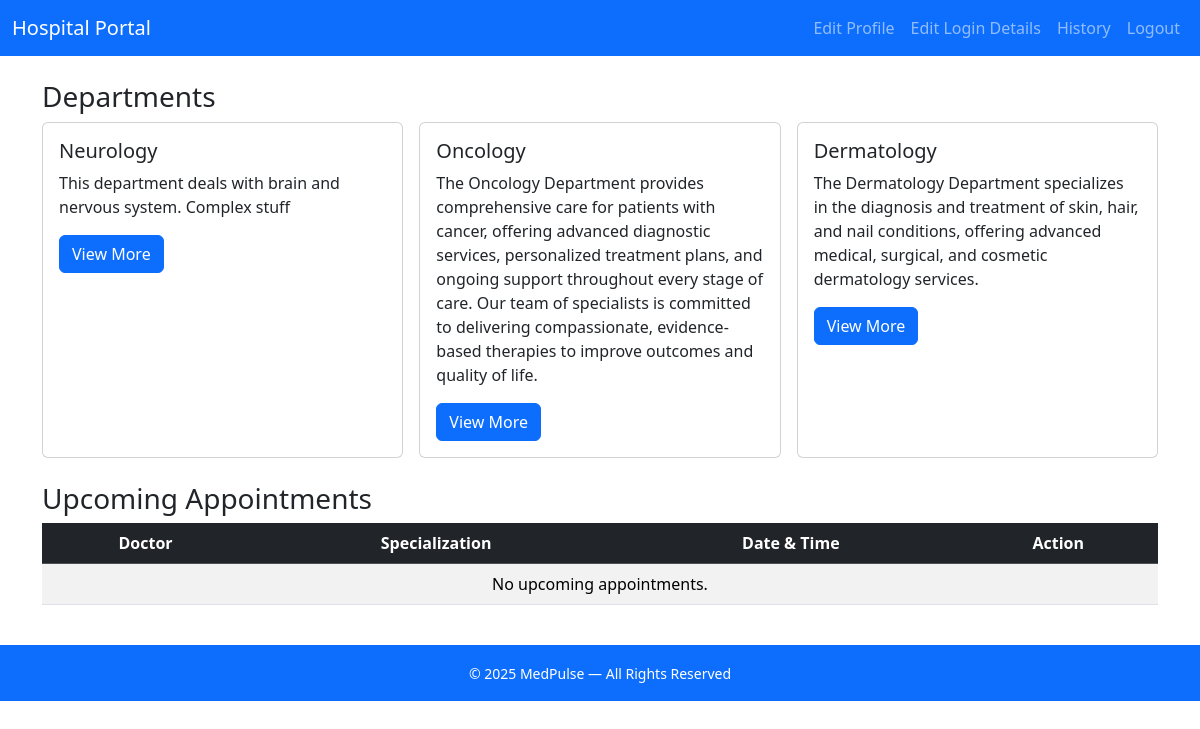
The app's page /patient/dashboard (signed in) with its own data.
### controller/models.py (models this page shows)
class Department(db.Model):
    __tablename__='department'
    department_id=db.Column(db.Integer,primary_key=True,autoincrement=True)
    name=db.Column(db.String(50), nullable=False,unique=True)
    description=db.Column(db.Text, nullable=False)
    doctors = db.relationship('Doctor', back_populates='department',uselist=True)

### controller/patient_routes.py (the view)
@patient.route('/dashboard')
@login_required
def patient_dashboard():
    if current_user.role.role != 'Patient':
        return redirect(url_for('main.dashboard'))
    else:
        departments=Department.query.all()
        appointments = Appointment.query.join(Appointment.patient
                                              ).filter( Patient.user_id == current_user.user_id,Appointment.status == 'booked').all()
        return render_template('Patient/patient_dashboard.html',appointments=appointments,departments=departments)

### app.py (called while the page is built)
@app.before_request
def force_logout_blacklisted():
    if current_user.is_authenticated and current_user.blacklisted:
        logout_user()
        flash("Your account has been disabled.", "danger")
        return redirect(url_for('main.home'))

@app.context_processor
def inject_current_year():
    return {"current_year": datetime.now().year}

### controller/routes.py (called while the page is built)
@login_manager.user_loader
def load_user(user_id):
    return User.query.get(int(user_id))

### templates/Patient/patient_dashboard.html (shortened to what this page needs)
{% extends "Patient/base.html" %}
{% block content %}
<h3>Departments</h3>
<div class="row row-cols-1 row-cols-md-3 g-3 mb-4">
  {% for dept in departments %}
  <div class="col">
    <div class="card h-100">
      <div class="card-body">
        <h5 class="card-title">{{ dept.name }}</h5>
        <p class="card-text">{{ dept.description }}</p>
        <a href="{{ url_for('patient.patient_view_department', dept_id=dept.department_id) }}" class="btn btn-primary">View More</a>
      </div>
    </div>
  </div>
  {% endfor %}
</div>
<h3>Upcoming Appointments</h3>
<div class="table-responsive">
  <table class="table table-striped align-middle">
    <thead class="table-dark">
      <tr>
        <th class="w-30 text-center">Doctor</th>
        <th class="w-30 text-center">Specialization</th>
        <th class="w-30 text-center">Date & Time</th>
        <th class="w-10 text-center">Action</th>
      </tr>
    </thead>
    <tbody>
      {% for appt in appointments %}
      <tr>
        <td class=" text-center">Dr. {{ appt.doctor.name }}</td>
        <td class=" text-center">{{ appt.doctor.department.name }}</td>
        <td class=" text-center">{{ appt.datetime.strftime('%Y-%m-%d %H:%M') }}</td>
        <td class=" text-center">
          <form method="POST" action="{{ url_for('patient.patient_cancel_appointment', appt_id=appt.appointment_id) }}">
            <button type="submit" class="btn btn-sm btn-danger">Cancel</button>
          </form>
        </td>
      </tr>
      {% else %}
      <tr>
        <td colspan="5" class="text-center">No upcoming appointments.</td>
      </tr>
      {% endfor %}
    </tbody>
  </table>
</div>
{% endblock %}

### records on screen
Department: name "Neurology", description "This department deals with brain and nervous system. Complex stuff"
Department: name "Oncology", description "The Oncology Department provides comprehensive care for patients with cancer, offering advanced diagnostic services, personalized treatment plans, and ongoing support throughout every stage of care. Our team of specialists is committed to delivering compassionate, evidence-based therapies to improve outcomes and quality of life."
Department: name "Dermatology", description "The Dermatology Department specializes in the diagnosis and treatment of skin, hair, and nail conditions, offering advanced medical, surgical, and cosmetic dermatology services."
